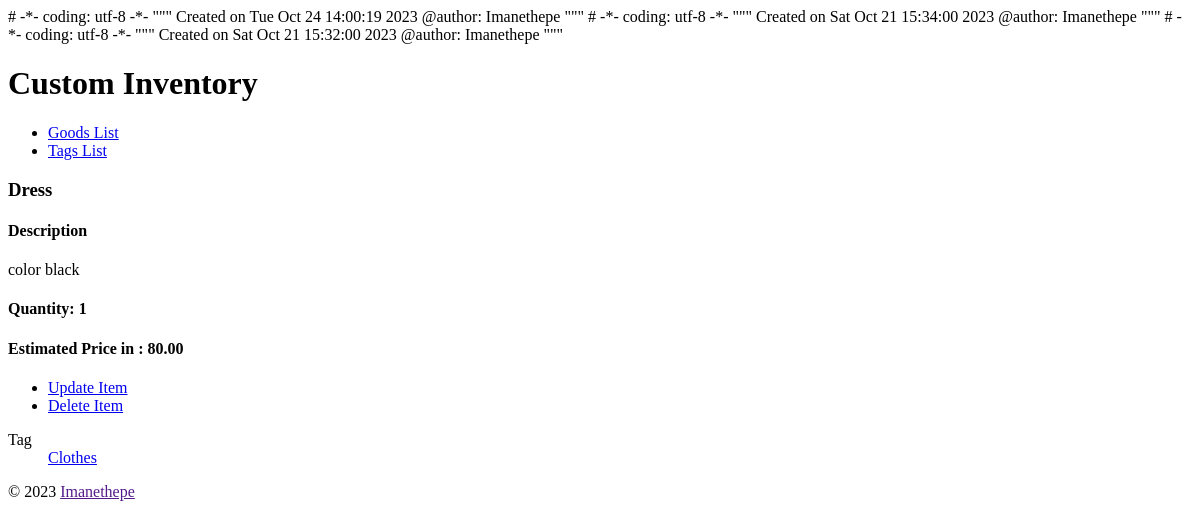
Before: /item/clothes/ with the older database file.
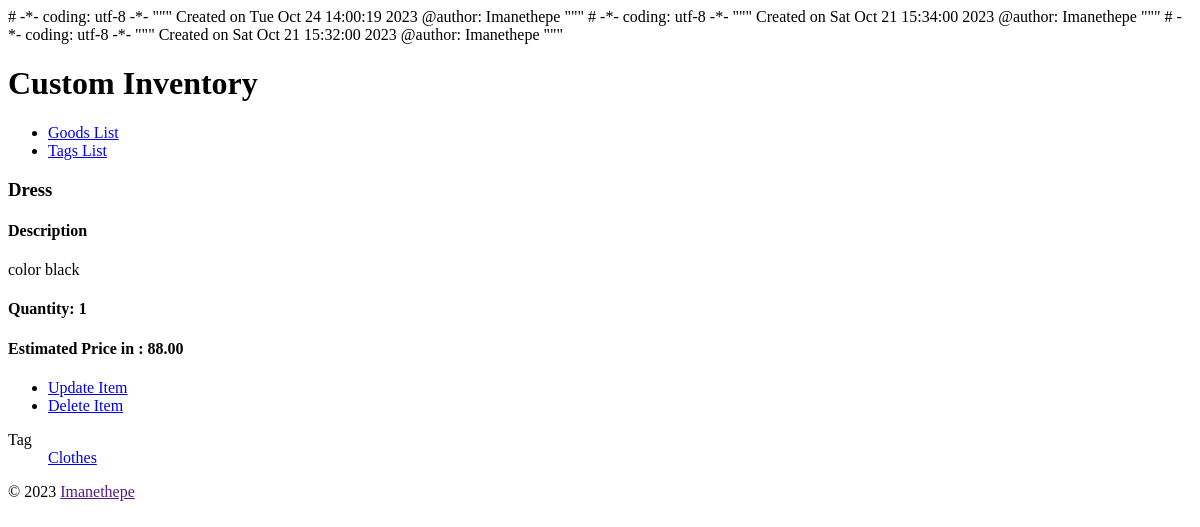
After: the same page with the newer database file.
### goods/models.py (models this page shows, shortened)
class Item(models.Model):
    CURRENCIES = {
        ('EUR', 'EUR'),
        ('USD', 'USD'),
        ('CAD', 'CAD')
        }
    name = models.CharField(
        max_length=31, db_index=True)
    slug = models.SlugField(
         max_length=31,
         unique=True,
         help_text='A label for URL conﬁg.')
    description = models.TextField()
    quantity = models.IntegerField(default=0)
    estimated_price = models.DecimalField(
        decimal_places=2, max_digits=5, default=0.000)
    total_item_estimated_price = models.DecimalField(
          decimal_places=2, max_digits=5, default=0.000)
    currency = models.CharField(
        max_length=255,
        default=0, choices=CURRENCIES)
    entry_date = models.DateField(
        'date of entry')
    tags = models.ManyToManyField(Tag, blank=True)
    class Meta:
        ordering = ['name']
        get_latest_by = 'entry_date'
    def get_update_url(self):
        return reverse(
            'goods_item_update', kwargs={'slug': self.slug})
    def get_delete_url(self):
        return reverse(
            'goods_item_delete', kwargs={'slug': self.slug})

### goods/views.py (the view)
class ItemDetail(View):
    def get(self, request, slug):
        item = get_object_or_404(
            Item, slug=slug)
        return render(
            request,
            'goods/item_detail.html',
            {'item': item})

### goods/models.py (called while the page is built)
    def get_absolute_url(self):
        return reverse(
            'goods_tag_detail', kwargs={'slug': self.slug})

### goods/templates/goods/item_detail.html (shortened to what this page needs)
{% extends parent_template|default:"goods/base_goods.html" %}
{% block content %}
  <section>
  <h3>{{ item.name|title }}</h3>
  <h4>Description</h4>
  {{ item.description|linebreaks }}
  <h4>Quantity: {{item.quantity}}</h4>
  <h4>Estimated Price in {{item.currency}}: {{item.estimated_price}}</h4>
  <ul>
     <li>
       <a href="{{item.get_update_url}}">
         Update Item</a></li>
     <li>
       <a href="{{item.get_delete_url}}">
         Delete Item</a></li>
  </ul>
  <dl>
    <dt>Tag{{ item.tags.count|pluralize }}</dt>
      {% for tag in item.tags.all %}
      <dd><a href="{{tag.get_absolute_url}}">
        {{ tag.name|title }}
      </a></dd>
    {% endfor %}
  </dl>
  </section>
{% endblock %}

Changed rows visible on the page:
changed Item "Dress": estimated_price "80.00" → "88.00"
